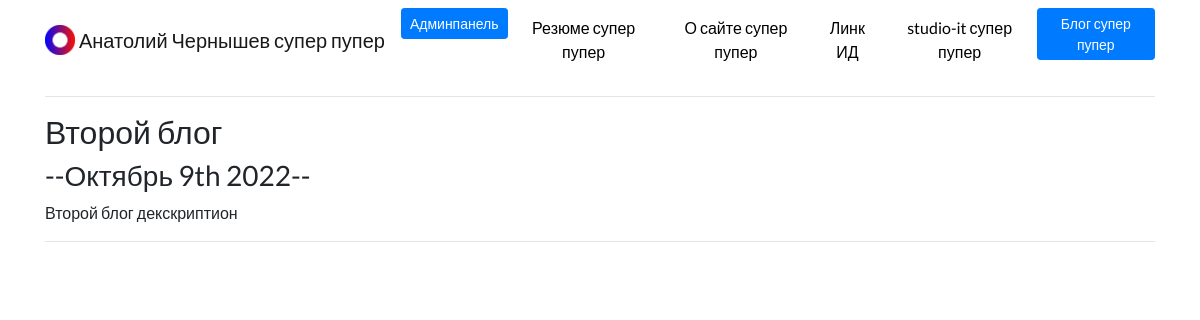
The app's page /blog/2/ with its own data.
### blog/models.py (models this page shows, shortened)
class Blog(models.Model):
    title = models.CharField(max_length=200)
    description = models.TextField()
    date = models.DateField()

### blog/views.py (the view)
# urls.py: path('<int:blog_id>/', views.detail, name='detail'),
def detail(request, blog_id):
    blog = get_object_or_404(Blog, pk=blog_id)
    return render(request, 'blog/detail.html',{'blog':blog})

### blog/templates/blog/detail.html
{% extends 'portfolio/base.html' %}
{% block content %}
<h2>{{ blog.title }}</h2>
<h3>--{{ blog.date|date:'F jS Y' }}--</h3>
{{ blog.description|safe }}
{% endblock %}

### portfolio/static/portfolio/custom.css (style rules this page uses)
body { font-family: 'Lato', sans-serif; }

### records on screen
Blog: title "Второй блог", date "Октябрь 9th 2022", description "Второй блог декскриптион"
